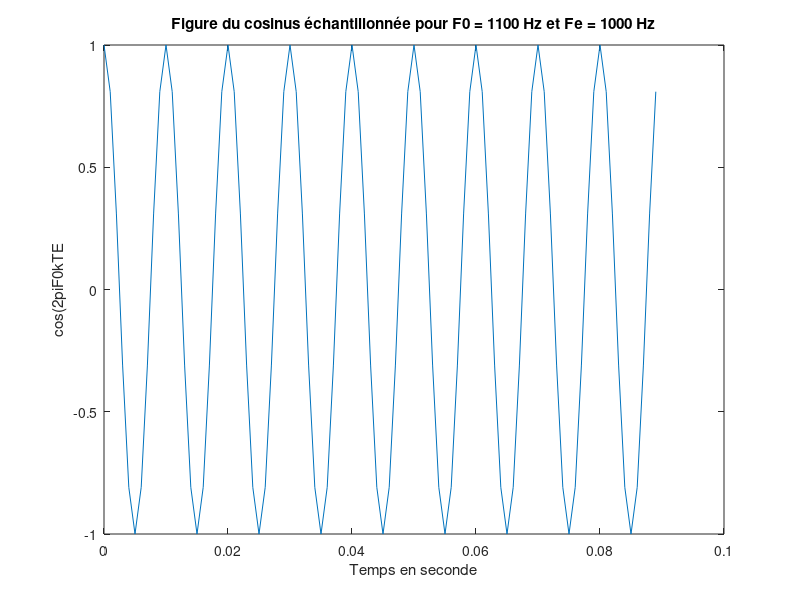

Reproduce this figure in MATLAB.

clear all;
close all;

%%%%%%%%%%%%%%%%%%%%%%%%%%%%%%%%%%%%%%%%%%%%%%%%%%%%%%%%%%%%%%%%%%%%%%%%%%%
% Exercice 1
%%%%%%%%%%%%%%%%%%%%%%%%%%%%%%%%%%%%%%%%%%%%%%%%%%%%%%%%%%%%%%%%%%%%%%%%%%%

%Définition des constantes
A = 1;
Fo = 1100;
Fe = 10000;
Te = 1/Fe ;

N = 90; %Nombre d'échantillon
k = [0:N-1];
kTe = k*Te;

%Calcul du signal échantillonnée
x_echan = cos(2*pi*Fo*kTe);

%Affichage
plot(kTe,x_echan);
xlabel("Temps en seconde");
ylabel("cos(2\piF0kTE");
title("Figure du cosinus échantillonnée pour F0 = 1100 Hz et Fe = 10000 Hz");


%Définition des constantes
Fe = 1000;
Te = 1/Fe ;

N = 90; %Nombre d'échantillon
k = [0:N-1];
kTe = k*Te;

%Calcul du signal échantillonnée
x_echan = cos(2*pi*Fo*kTe);

%Affichage
plot(kTe,x_echan);
hold on;
xlabel("Temps en seconde");
ylabel("cos(2\piF0kTE");
title("Figure du cosinus échantillonnée pour F0 = 1100 Hz et Fe = 1000 Hz");

%La frequence mesurée est inférieur à F0 car les conditions de Shanon ne
%sont pas respecées (ie Fe > 2F0), donc, des l'échantillonage il y a un
%empietement, et donc la fréquence echantillonnée est plut petite que F0.





